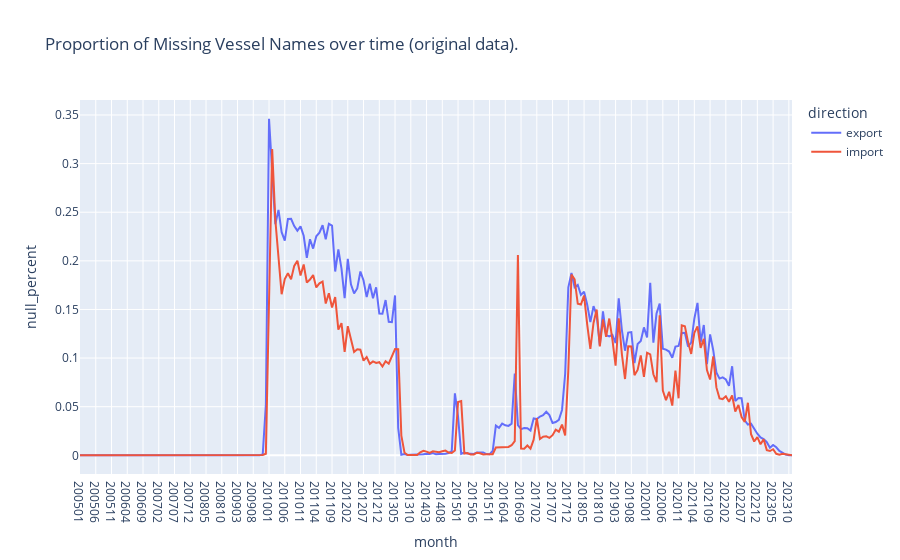

Notebook cell for this chart:
### Code cell
lf = pl.concat(
    [imports_lf.select('direction', 'month', 'vessel_name'),
    exports_lf.select('direction', 'month', 'vessel_name')]
)

nulls_over_time_plotly(
    data_lf=lf,
    group_var='direction',
    time_var='month',
    value_var='vessel_name',
    title='Proportion of Missing Vessel Names over time (original data).')

### Figure 1 — Plotly figure (JSON) as saved in the notebook; plotly's stock layout.template omitted (floating-point values rounded to 4 significant figures; data arrays with more than 128 entries replaced by an {"elided": "..."} marker saying what was removed)
{"data": [{"hovertemplate": "direction=export<br>month=%{x}<br>null_percent=%{y}<extra></extra>", "legendgroup": "export", "line": {"color": "#636efa", "dash": "solid"}, "marker": {"symbol": "circle"}, "mode": "lines", "name": "export", "orientation": "v", "showlegend": true, "type": "scatter", "x": {"elided": "227 str values"}, "xaxis": "x", "y": {"elided": "227 float values"}, "yaxis": "y"}, {"hovertemplate": "direction=import<br>month=%{x}<br>null_percent=%{y}<extra></extra>", "legendgroup": "import", "line": {"color": "#EF553B", "dash": "solid"}, "marker": {"symbol": "circle"}, "mode": "lines", "name": "import", "orientation": "v", "showlegend": true, "type": "scatter", "x": {"elided": "227 str values"}, "xaxis": "x", "y": {"elided": "227 float values"}, "yaxis": "y"}], "layout": {"legend": {"title": {"text": "direction"}, "tracegroupgap": 0}, "title": {"text": "Proportion of Missing Vessel Names over time (original data)."}, "xaxis": {"anchor": "y", "domain": [0, 1], "title": {"text": "month"}}, "yaxis": {"anchor": "x", "domain": [0, 1], "title": {"text": "null_percent"}}}}
